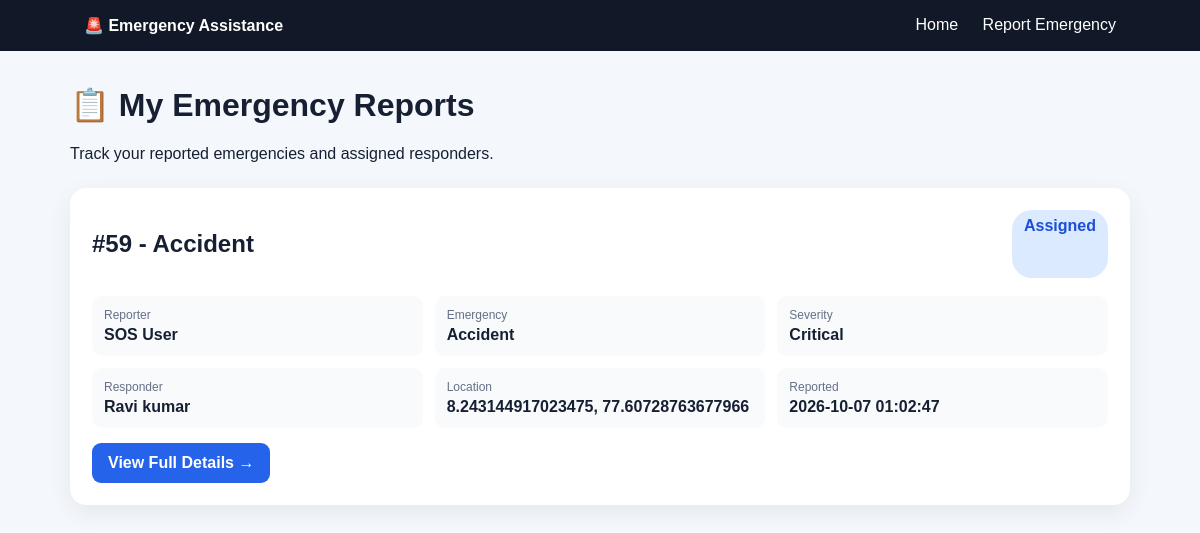
/dashboard, run on the app's committed database.
### tables this page shows
CREATE TABLE emergencies (
        id INTEGER PRIMARY KEY AUTOINCREMENT,

        name TEXT,

        phone TEXT,

        emergency_type TEXT,

        location TEXT,

        severity TEXT,

        description TEXT,

        status TEXT DEFAULT 'Reported',

        responder TEXT,

        responder_id INTEGER,

        created_at TEXT,

        user_id INTEGER,

        rating INTEGER
    , photo TEXT, resolution_notes TEXT, completed_at TEXT, reporter_name TEXT, address TEXT, latitude REAL, longitude REAL, "contact" TEXT, "email" TEXT, "type" TEXT, "priority" TEXT DEFAULT 'Medium', "assigned_responder" INTEGER, "updated_at" TEXT, responder_name TEXT);

### app.py (the view)
@app.route("/dashboard")
def dashboard():
    return user_dashboard()

### app.py (called while the page is built)
def get_db():
    conn = sqlite3.connect(
        DATABASE
    )
    conn.row_factory = sqlite3.Row
    return conn

@app.route("/user-dashboard")
def user_dashboard():
    conn = get_db()
    if session.get("role") == "user":
        user_id = session.get(
            "user_id"
        )
        emergencies = conn.execute(
            """
            SELECT *
            FROM emergencies
            WHERE user_id = ?
            ORDER BY id DESC
            """,
            (
                user_id,
            )
        ).fetchall()
    else:
        emergencies = conn.execute(
            """
            SELECT *
            FROM emergencies
            ORDER BY id DESC
            """
        ).fetchall()
    conn.close()
    return render_template(
        "user_dashboard.html",
        emergencies=emergencies
    )

### templates/user_dashboard.html (shortened to what this page needs)
<!DOCTYPE html>
<html lang="en">
<head>
</head>
<body>
<nav>
<strong>🚨 Emergency Assistance</strong>
<div>
<a href="{{ url_for('home') }}">Home</a>
<a href="{{ url_for('report') }}">Report Emergency</a>
</div>
</nav>
<div class="container">
<div class="header">
<h1>📋 My Emergency Reports</h1>
<p>
Track your reported emergencies and assigned responders.
</p>
</div>
{% if emergencies %}
{% for emergency in emergencies %}
<div class="report">
<div class="top">
<h2>
#{{ emergency.id }}
-
{{ emergency.emergency_type }}
</h2>
<span class="status">
{{ emergency.status }}
</span>
</div>
<div class="grid">
<div class="info">
<div class="label">
Reporter
</div>
<div class="value">
{{ emergency.name or emergency.reporter_name }}
</div>
</div>
<div class="info">
<div class="label">
Emergency
</div>
<div class="value">
{{ emergency.emergency_type }}
</div>
</div>
<div class="info">
<div class="label">
Severity
</div>
<div class="value">
{{ emergency.severity }}
</div>
</div>
<div class="info">
<div class="label">
Responder
</div>
<div class="value">
{{ emergency.responder or "Not assigned" }}
</div>
</div>
<div class="info">
<div class="label">
Location
</div>
<div class="value">
{{ emergency.address or emergency.location or "Unavailable" }}
</div>
</div>
<div class="info">
<div class="label">
Reported
</div>
<div class="value">
{{ emergency.created_at }}
</div>
</div>
</div>
<a class="btn"
   href="{{ url_for('emergency_details', emergency_id=emergency.id) }}">
View Full Details →
</a>
</div>
{% endfor %}
{% endif %}
</div>
</body>
</html>

### templates/user_dashboard.html (style rules this page uses)
* { box-sizing: border-box; }
body { margin: 0; font-family: Arial, sans-serif; background: #f4f7fb; color: #172033; }
nav { background: #111827; color: white; padding: 16px 7%; display: flex; justify-content: space-between; }
nav a { color: white; text-decoration: none; margin-left: 20px; }
.container { max-width: 1100px; margin: 35px auto; padding: 0 20px; }
.header { margin-bottom: 25px; }
.report { background: white; border-radius: 16px; padding: 22px; margin-bottom: 18px; box-shadow: 0 7px 25px rgba(0,0,0,.07); }
.top { display: flex; justify-content: space-between; gap: 10px; flex-wrap: wrap; }
.status { padding: 7px 12px; border-radius: 20px; background: #dbeafe; color: #1d4ed8; font-weight: bold; }
.grid { display: grid; grid-template-columns: repeat(3,1fr); gap: 12px; margin-top: 18px; }
.info { background: #f8fafc; padding: 12px; border-radius: 10px; }
.label { font-size: 12px; color: #667085; }
.value { font-weight: bold; margin-top: 4px; }
.btn { display: inline-block; margin-top: 15px; padding: 11px 16px; border-radius: 9px; background: #2563eb; color: white; text-decoration: none; font-weight: bold; }

### data on the page
emergencies: id "59", emergency_type "Accident", status "Assigned", name "SOS User", severity "Critical", responder "Ravi kumar", address "8.243144917023475, 77.60728763677966", created_at "2026-10-07 01:02:47"
